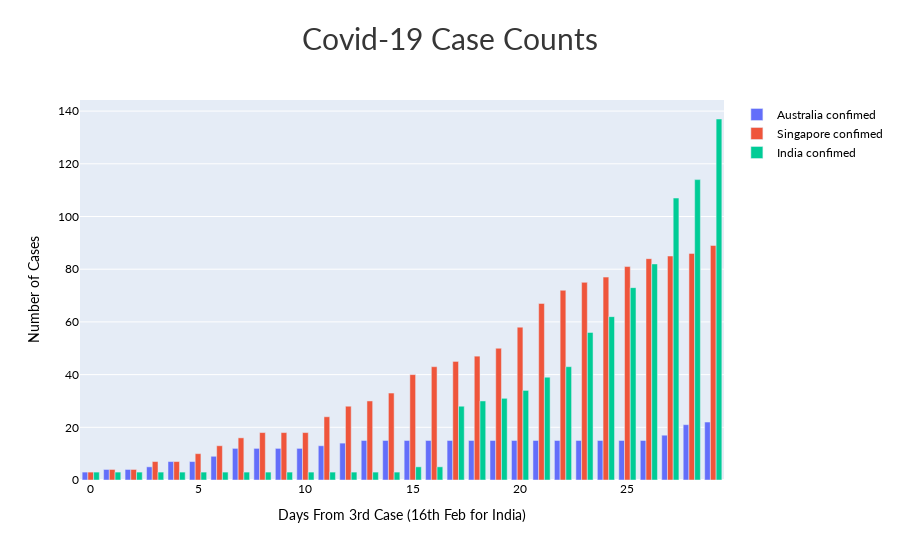

Write notebook code for a chart like this one.
### Code cell
import pandas as pd
import plotly.graph_objects as go


start_australia = 0
start_singapore = 0
start_india = 22
extrapolated = 52
end = 30
lastextrapolated = 52

fig = go.FigureWidget(
    data=[
        go.Bar(
            x=[i for i in range(0, extrapolated - start_australia)],
            y=df["Australia"][start_australia:end],
            name="Australia confimed",
            hovertext=[
                f'{df.iloc[i]["Date"]}'
                for i in range(start_australia, extrapolated)
            ],
        ),
        go.Bar(
            x=[i for i in range(0, extrapolated - start_singapore)],
            y=df["Singapore"][start_singapore:end],
            name="Singapore confimed",
            hovertext=[
                f'{df.iloc[i]["Date"]}'
                for i in range(start_singapore, extrapolated)
            ],
        ),
        go.Bar(
            x=[i for i in range(0, extrapolated - start_india)],
            y=df["India"][start_india:extrapolated],
            name="India confimed",
            hovertext=[
                f'{df.iloc[i]["Date"]}'
                for i in range(start_india, extrapolated)
            ],
        ),
        go.Bar(
            x=[
                i
                for i in range(
                    extrapolated - start_india, lastextrapolated - start_india
                )
            ],
            y=df["India"][extrapolated:],
            name="India Extrapolated",
            hovertext=[
                f'{df.iloc[i]["Date"]}'
                for i in range(extrapolated, len(df))
            ],
        ),
    ],
)

fig.update_layout(
    title=dict(
        text="Covid-19 Case Counts",
        font=dict(family="Lato", size=30, color="#363636"),
        x=0.5,
    ),
    xaxis_title="Days From 3rd Case (16th Feb for India)",
    yaxis_title="Number of Cases",
    font=dict(family="Lato", size=12, color="#000000"),
)

# fig.add_annotation(x=51, y=298, text="Australia 298")

# fig.add_annotation(x=51, y=243, text="Singapore 166")

# fig.add_annotation(x=47, y=3068, text="India 3k")
fig.show()

### Figure 1 — Plotly figure (JSON) as saved in the notebook; plotly's stock layout.template omitted (floating-point values rounded to 4 significant figures)
{"data": [{"hovertext": ["Jan 25", "Jan 26", "Jan 27", "Jan 28", "Jan 29", "Jan 30", "Jan 31", "Feb 1", "Feb 2", "Feb 3", "Feb 4", "Feb 5", "Feb 6", "Feb 7", "Feb 8", "Feb 9", "Feb 10", "Feb 11", "Feb 12", "Feb 13", "Feb 14", "Feb 15", "Feb 16", "Feb 17", "Feb 18", "Feb 19", "Feb 20", "Feb 21", "Feb 22", "Feb 23", "Feb 24", "Feb 25", "Feb 26", "Feb 27", "Feb 28", "Feb 29", "Mar 1", "Mar 2", "Mar 3", "Mar 4", "Mar 5", "Mar 6", "Mar 7", "Mar 8", "Mar 9", "Mar 10", "Mar 11", "Mar 12", "Mar 13", "Mar 14", "Mar 15", "Mar 16"], "name": "Australia confimed", "type": "bar", "x": [0, 1, 2, 3, 4, 5, 6, 7, 8, 9, 10, 11, 12, 13, 14, 15, 16, 17, 18, 19, 20, 21, 22, 23, 24, 25, 26, 27, 28, 29, 30, 31, 32, 33, 34, 35, 36, 37, 38, 39, 40, 41, 42, 43, 44, 45, 46, 47, 48, 49, 50, 51], "y": [3, 4, 4, 5, 7, 7, 9, 12, 12, 12, 12, 13, 14, 15, 15, 15, 15, 15, 15, 15, 15, 15, 15, 15, 15, 15, 15, 17, 21, 22]}, {"hovertext": ["Jan 25", "Jan 26", "Jan 27", "Jan 28", "Jan 29", "Jan 30", "Jan 31", "Feb 1", "Feb 2", "Feb 3", "Feb 4", "Feb 5", "Feb 6", "Feb 7", "Feb 8", "Feb 9", "Feb 10", "Feb 11", "Feb 12", "Feb 13", "Feb 14", "Feb 15", "Feb 16", "Feb 17", "Feb 18", "Feb 19", "Feb 20", "Feb 21", "Feb 22", "Feb 23", "Feb 24", "Feb 25", "Feb 26", "Feb 27", "Feb 28", "Feb 29", "Mar 1", "Mar 2", "Mar 3", "Mar 4", "Mar 5", "Mar 6", "Mar 7", "Mar 8", "Mar 9", "Mar 10", "Mar 11", "Mar 12", "Mar 13", "Mar 14", "Mar 15", "Mar 16"], "name": "Singapore confimed", "type": "bar", "x": [0, 1, 2, 3, 4, 5, 6, 7, 8, 9, 10, 11, 12, 13, 14, 15, 16, 17, 18, 19, 20, 21, 22, 23, 24, 25, 26, 27, 28, 29, 30, 31, 32, 33, 34, 35, 36, 37, 38, 39, 40, 41, 42, 43, 44, 45, 46, 47, 48, 49, 50, 51], "y": [3, 4, 4, 7, 7, 10, 13, 16, 18, 18, 18, 24, 28, 30, 33, 40, 43, 45, 47, 50, 58, 67, 72, 75, 77, 81, 84, 85, 86, 89]}, {"hovertext": ["Feb 16", "Feb 17", "Feb 18", "Feb 19", "Feb 20", "Feb 21", "Feb 22", "Feb 23", "Feb 24", "Feb 25", "Feb 26", "Feb 27", "Feb 28", "Feb 29", "Mar 1", "Mar 2", "Mar 3", "Mar 4", "Mar 5", "Mar 6", "Mar 7", "Mar 8", "Mar 9", "Mar 10", "Mar 11", "Mar 12", "Mar 13", "Mar 14", "Mar 15", "Mar 16"], "name": "India confimed", "type": "bar", "x": [0, 1, 2, 3, 4, 5, 6, 7, 8, 9, 10, 11, 12, 13, 14, 15, 16, 17, 18, 19, 20, 21, 22, 23, 24, 25, 26, 27, 28, 29], "y": [3, 3, 3, 3, 3, 3, 3, 3, 3, 3, 3, 3, 3, 3, 3, 5, 5, 28, 30, 31, 34, 39, 43, 56, 62, 73, 82, 107, 114, 137]}, {"hovertext": ["Mar 17", "Mar 18", "Mar 19", "Mar 20", "Mar 21", "Mar 22", "Mar 23", "Mar 24", "Mar 25", "Mar 26", "Mar 27", "Mar 28", "Mar 29", "Mar 30", "Mar 31", "Apr 1", "Apr 2", "Apr 3", "Apr 4"], "name": "India Extrapolated", "type": "bar", "x": [], "y": [185, 233, 288, 353, 436, 531, 644, 777, 932, 1101, 1289, 1499, 1725, 1968, 2228, 2503, 2784, 3068, 3358]}], "layout": {"font": {"color": "#000000", "family": "Lato", "size": 12}, "title": {"font": {"color": "#363636", "family": "Lato", "size": 30}, "text": "Covid-19 Case Counts", "x": 0.5}, "xaxis": {"title": {"text": "Days From 3rd Case (16th Feb for India)"}}, "yaxis": {"title": {"text": "Number of Cases"}}}}
